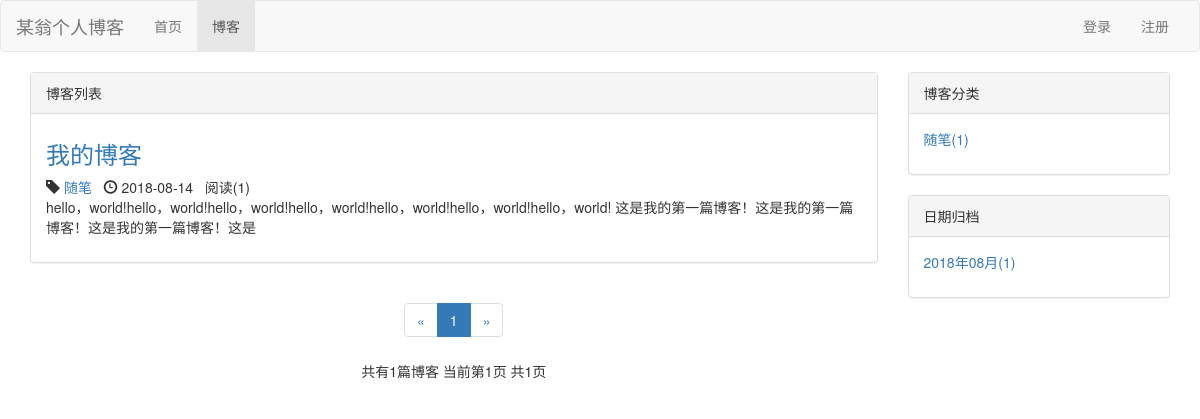
Screenshot of /blog/ with the database file from the repository.
### blog/models.py (models this page shows, shortened)
class Blog(models.Model,ReadNumExpandMethod):
	title = models.CharField(max_length=50)
	blog_type  = models.ForeignKey(BlogType,on_delete=models.DO_NOTHING)
	content = RichTextUploadingField(ReadDetail)
	author = models.ForeignKey(User,on_delete=models.DO_NOTHING)
	create_time = models.DateTimeField(auto_now_add=True)
	last_update_time = models.DateTimeField(auto_now=True)
	read_details = GenericRelation(ReadDetail)
	class Meta:
		ordering = ['-create_time']

class BlogType(models.Model):
	type_name = models.CharField(max_length=15)

### read_statistics/models.py (models this page shows)
class ReadNum(models.Model):
    read_num = models.IntegerField(default=0)
    content_type = models.ForeignKey(ContentType,on_delete=models.DO_NOTHING)
    object_id = models.PositiveIntegerField()
    content_object = GenericForeignKey('content_type', "object_id")

### blog/views.py (the view)
def blog_list(request):
    blog_all_list = Blog.objects.all()
    context = get_blog_list_common_data(request,blog_all_list)
    return render(request,'blog/blog_list.html',context)

### read_statistics/models.py (called while the page is built)
	def get_read_num(self):
		try:
			ct = ContentType.objects.get_for_model(self)
			readnum = ReadNum.objects.get(content_type=ct, object_id=self.pk)
			return readnum.read_num
		except exceptions.ObjectDoesNotExist:
			return 0

### blog/templates/blog/blog_list.html (shortened to what this page needs)
{% extends 'base.html' %}
{% load staticfiles %}
{% block nav_blog_active %}
    active
{% endblock %}
{% block header_extends %}
    <link rel="stylesheet" href="{% static 'blog/blog.css' %}">
{% endblock %}
{% block content %}
        <div class="container">
            <div class="row">
                <div class="col-xs-12 col-sm-9 col-md-9 col-lg-9">
                    <div class="panel panel-default">
                        <div class="panel-heading">
                            {% block blog_list_title %}博客列表{% endblock %}
                        </div>
                        <div class="panel-body">
                            {% for blog in blogs %}
                                <div class="blog">
                                    <h3><a href="{% url 'blog_detail' blog.pk %}">{{ blog.title }}</a></h3>
                                    <p class="blog-info">
                                        <span class="glyphicon glyphicon-tag"></span>
                                        <a href="{% url 'blogs_with_type' blog.blog_type.pk %}">{{ blog.blog_type.type_name }}</a>&nbsp;&nbsp;
                                        <span class="glyphicon glyphicon-time"></span>
                                        {{ blog.create_time|date:'Y-m-d' }}&nbsp;&nbsp;
                                        阅读({{ blog.get_read_num }})
                                    </p>
                                    <p>{{ blog.content|striptags|truncatechars:120 }}</p>
                                </div>
                            {% empty %}
                                <div class="blog">
                                <h3>暂无博客，敬请期待！</h3>
                                </div>
                            {% endfor %}
                        </div>
                    </div>
                    <div class="paginator">
                              <ul class="pagination">
                                <li>
                                    {% if page_of_blogs.has_previous %}
                                        <a href="?page={{ page_of_blogs.previous_page_number }}" aria-label="Previous">
                                        <span aria-hidden="true">&laquo;</span>
                                        </a>
                                    {% else %}
                                        <span aria-hidden="true">&laquo;</span>
                                    {% endif %}
                                </li>
                                  {% for page_num in page_range %}
                                      {% if page_num == page_of_blogs.number %}
                                          <li class="active"><a href="?page={{ page_num }}">{{ page_num }}</a></li>
                                      {% else %}
                                          {% if page_num == '...' %}
                                              <li><span>{{ page_num }}</span></li>
                                          {% else%}
                                              <li><a href="?page={{ page_num }}">{{ page_num }}</a></li>
                                          {% endif %}
                                      {% endif %}
                                  {% endfor %}
                                <li>
                                    {% if page_of_blogs.has_next %}
                                        <a href="?page={{ page_of_blogs.next_page_number }}" aria-label="Next">
                                        <span aria-hidden="true">&raquo;</span>
                                    </a>
                                    {% else %}
                                        <span aria-hidden="true">&raquo;</span>
                                    {% endif %}
                                </li>
                              </ul>
                        <p>
                            共有{{ page_of_blogs.paginator.count }}篇博客
                            当前第{{ page_of_blogs.number }}页
                            共{{ page_of_blogs.paginator.count }}页
                        </p>
                    </div>
                </div>
                <div class="hidden-xs col-sm-3 col-md-3 col-lg-3">
                    <div class="panel panel-default">
                        <div class="panel-heading">
                            博客分类
                        </div>
                        <div class="panel-body">
                            <ul class="blog_types">
                                {% for blog_type in blog_types %}
                                    <li>
                                        <a href="{% url 'blogs_with_type' blog_type.pk %}">
                                            {{ blog_type.type_name }}({{ blog_type.blog_count }})
                                        </a>
                                    </li>
                                {% empty %}
                                    <li>暂无分类</li>
                                {% endfor %}
                            </ul>
                        </div>
                    </div>
                    <div class="panel panel-default">
                        <div class="panel-heading">日期归档</div>
                        <div class="panel-body">
                            <ul>
                                {% for blog_date,blog_count in blog_dates.items %}
                                    <li>
                                        <a href="{% url 'blogs_with_date' blog_date.year blog_date.month %}">
                                            {{ blog_date|date:"Y年m月"}}({{ blog_count }})
                                        </a>
                                    </li>
                                {% endfor %}
                            </ul>
                        </div>
                    </div>
                </div>
            </div>
        </div>
{% endblock %}

### templates/base.html (shortened to what this page needs)
{% load staticfiles %}
<!DOCTYPE html>
<html lang="zh-CN" xmlns="http://www.w3.org/1999/html">
<head>
    <link rel="stylesheet" href="{% static 'base.css' %}">
    <link rel="stylesheet" href="{% static 'bootstrap-3.3.7/css/bootstrap.min.css' %}">
    {% block header_extends %}{% endblock %}
</head>
<body>
    <div class="navbar navbar-default" role="navigation">
        <div class="container-fuild">
            <div class="nav-header">
                <a class="navbar-brand" href="{% url 'home' %}">某翁个人博客</a>
            </div>
            <div id="navbar-collapse" class="collapse navbar-collapse">
                <ul class="nav navbar-nav">
                <li class="{% block nav_home_active %}{% endblock %}"><a href="/">首页</a></li>
                <li class="{% block nav_blog_active %}{% endblock %}"><a href="{% url 'blog_list' %}">博客</a></li>
            </ul>
              <ul class="nav navbar-nav navbar-right">
                {% if not user.is_authenticated %}
                    <li><a  href="{% url 'login' %}?from={{ request.get_full_path  }}">登录</a></li>
                    <li><a  href="{% url 'register' %}?from={{ request.get_full_path  }}">注册</a></li>
                {% endif %}
              </ul>
            </div>
        </div>
    </div>
    {% block content%} {% endblock %}
</body>
</html>

### static/base.css (style rules this page uses)
* { margin: 0; padding:0; }
ul { list-style: none; }
ul.navbar-right { margin-right: 0; }

### blog/static/blog/blog.css (style rules this page uses)
ul.blog_types { list-style-type: none; }
div.blog h3 { margin-top: 0.5em; }
div.blog p.blog-info { margin-bottom: 0; }
div.paginator { text-align: center; }

### rows the page displays
Blog: title "我的博客", blog_type.type_name "随笔", create_time "2018-08-14", get_read_num "1", content "hello，world!hello，world!hello，world!hello，world!hello，world!hello，world!hello，world! 这是我的第一篇博客！这是我的第一篇博客！这是我的第一篇博客！这是"
BlogType: type_name "随笔", blog_count "1"

### other values shown
{{ page_num }} "1"
{{ page_of_blogs.paginator.count }} "1"
{{ page_of_blogs.number }} "1"
{{ blog_date|date:"Y年m月" }} "2018年08月"
{{ blog_count }} "1"
